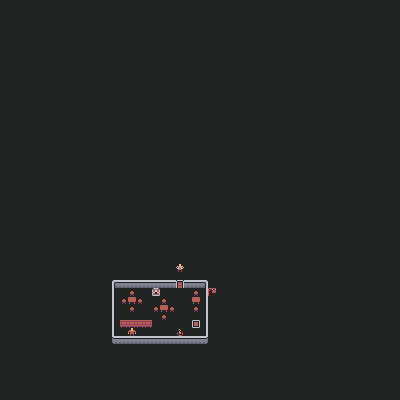

Tiled map render using the project's own tile images. Description and the map definition, with tile-layer contents summarised, below:
An orthogonal 50x50 tile map with 8x8 px tiles, 2 tile layers (tiles, entities) and 14 objects.

<map version="1.5" tiledversion="1.7.2" orientation="orthogonal" renderorder="right-down" width="50" height="50" tilewidth="8" tileheight="8" infinite="0" nextlayerid="5" nextobjectid="27">
 <editorsettings>
  <export target="../fringe_town.lua" format="lua" />
 </editorsettings>
 <properties>
  <property name="bgm" value="testbgm" />
  <property name="minimap" value="town" />
  <property name="name" value="The Fringe" />
 </properties>
 <tileset firstgid="1" source="rpgtiles.tsx" />
 <layer id="1" name="tiles" width="50" height="50">
  <properties>
   <property name="bgm" value="testbgm" />
   <property name="minimap" value="fringe" />
   <property name="name" value="The Fringe" />
  </properties>
  <data>[2500 cells, 2500 non-empty, 11 distinct tile ids]</data>
 </layer>
 <layer id="2" name="entities" width="50" height="50">
  <data>[2500 cells, 9 non-empty, 7 distinct tile ids]</data>
 </layer>
 <objectgroup id="3" name="triggers">
  <properties>
   <property name="id" value="fringe_inn_chest" />
   <property name="method" value="interact" />
   <property name="type" value="npc" />
  </properties>
  <object id="18" x="208" y="288" width="8" height="8">
   <properties>
    <property name="method" value="interact" />
    <property name="text" value="Bladesong Inn" />
    <property name="type" value="text" />
   </properties>
  </object>
  <object id="19" x="128" y="328" width="8" height="8">
   <properties>
    <property name="id" value="fringe_bob" />
    <property name="method" value="interact" />
    <property name="type" value="npc" />
   </properties>
  </object>
  <object id="20" x="176" y="328" width="8" height="8">
   <properties>
    <property name="method" value="interact" />
    <property name="text" value="You warm yourself by the hearth." />
    <property name="type" value="text" />
   </properties>
  </object>
  <object id="21" x="128" y="296" width="8" height="8">
   <properties>
    <property name="method" value="interact" />
    <property name="text" value="An elven name is carved into the wood: &quot;Myriana&quot;." />
    <property name="type" value="text" />
   </properties>
  </object>
  <object id="22" x="192" y="296" width="8" height="8">
   <properties>
    <property name="method" value="interact" />
    <property name="text" value="The beer-smelling surface shows memories of parties long ago." />
    <property name="type" value="text" />
   </properties>
  </object>
  <object id="23" x="160" y="304" width="8" height="8">
   <properties>
    <property name="method" value="interact" />
    <property name="text" value="A thin layer of dust shows that this table hasn't been used for a long time." />
    <property name="type" value="text" />
   </properties>
  </object>
  <object id="25" x="192" y="320" width="8" height="8">
   <properties>
    <property name="condition" value="ratproblem and ratproblem != start and keys &gt;= 1" />
    <property name="destination" value="fringe_town_basement@16,2" />
    <property name="method" value="interact" />
    <property name="type" value="warp" />
   </properties>
  </object>
  <object id="26" x="152" y="288" width="8" height="8">
   <properties>
    <property name="id" value="fringe_inn_chest" />
    <property name="method" value="interact" />
    <property name="type" value="npc" />
   </properties>
  </object>
 </objectgroup>
 <objectgroup id="4" name="collisions">
  <object id="1" x="112" y="280" width="64" height="8" />
  <object id="3" x="184" y="280" width="24" height="8" />
  <object id="5" x="112" y="336" width="96" height="8" />
  <object id="7" x="112" y="288" width="2" height="48" />
  <object id="8" x="206" y="288" width="2" height="48" />
  <object id="12" x="120" y="320" width="32" height="8" />
 </objectgroup>
</map>
